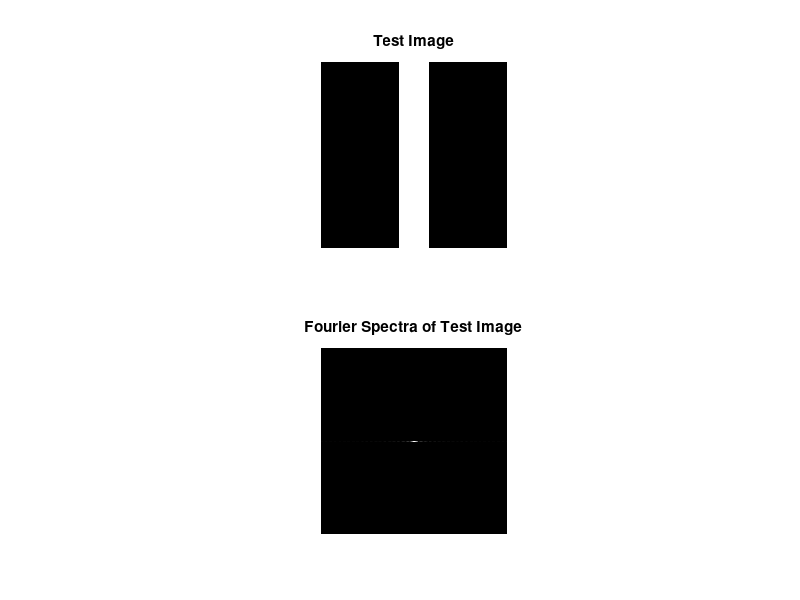
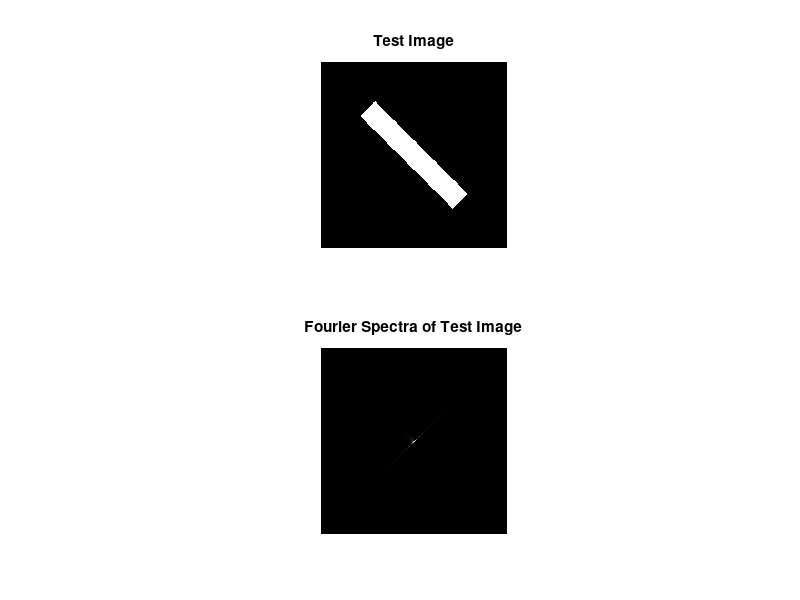

Source code (MATLAB) for these figures, in order: (Note: this script raises an error after producing the figures.)
% create 256 x 256 test image (white rectangle)
f = zeros(256, 256);
f(:, 108:148) = 1;

% Fourier Spectra of test image
f_fs = fftshift(abs(fft2(f)));

% Plot the images
figure;
subplot(2,1,1), imshow(f);
title('Test Image');
subplot(2,1,2), imshow(f_fs, []);
title('Fourier Spectra of Test Image');

% Rotate test image by 45 degrees
f_rotated = imrotate(f, 45);
f_fs_rotated = fftshift(abs(fft2(f_rotated)));

% Plot the images
figure;
subplot(2,1,1), imshow(f_rotated);
title('Test Image');
subplot(2,1,2), imshow(f_fs_rotated, []);
title('Fourier Spectra of Test Image');

% Load lena and convert to grayscale
lena = imread('lena.tiff');
lena_grayscale = rgb2gray(lena);

% Compute amplitude and phase
lena_amplitude = abs(fftshift(fft2(lena_grayscale)));
lena_phase = fftshift(fft2(lena_grayscale)) ./ lena_amplitude;

% Perform inverse Fourier Transform on Amplitude and Phase
lena_amplitude_inv = ifft2(lena_amplitude);
lena_phase_inv = ifft2(lena_phase);

% Plot of Original Image
figure;
subplot(1,3,1), imshow(lena_grayscale);
title('Original Lena Image');

% Plot of Image Reconstructed with Amplitude
subplot(1,3,2), imshow(lena_amplitude_inv, []);
title('Lena Image Reconstructed with Amplitude');

% Plot of Image Reconstructed with Phase
subplot(1,3,3), imshow(lena_phase_inv, []);
title('Lena Image Reconstructed with Phase');


